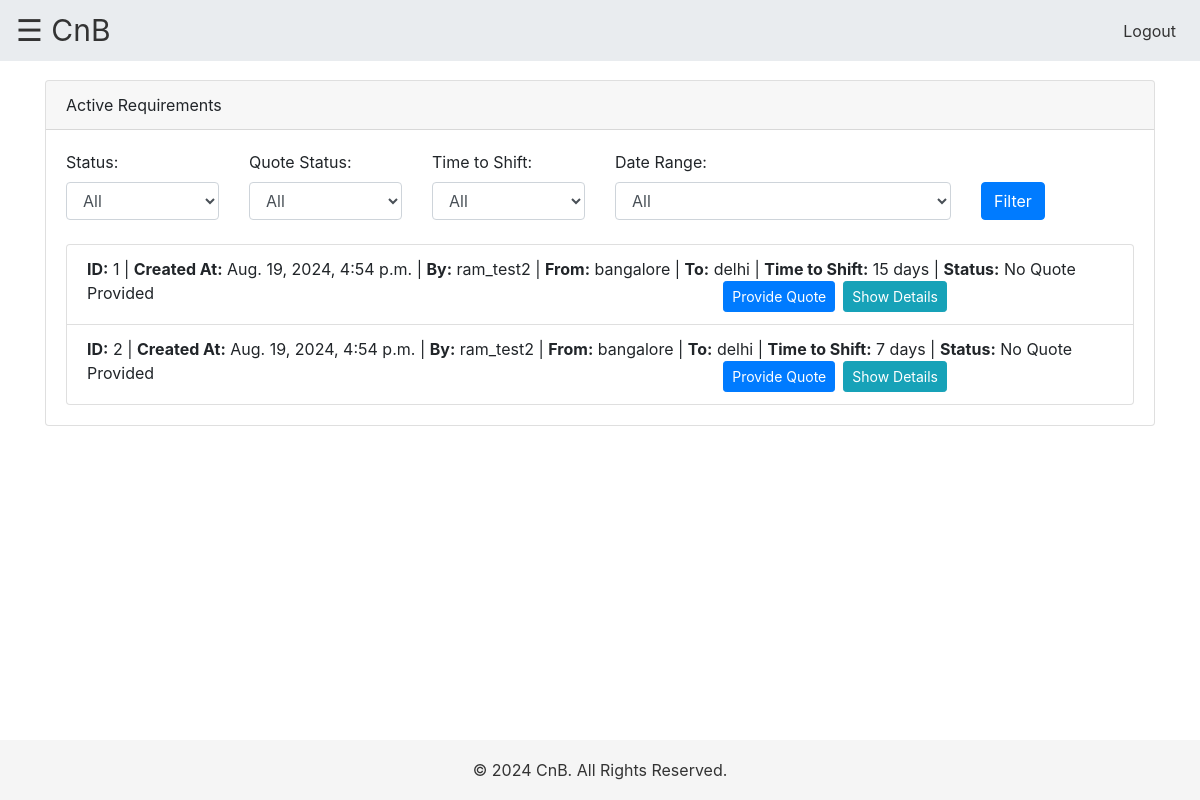
Page /seller_dashboard/ (signed in) on the earlier database version.
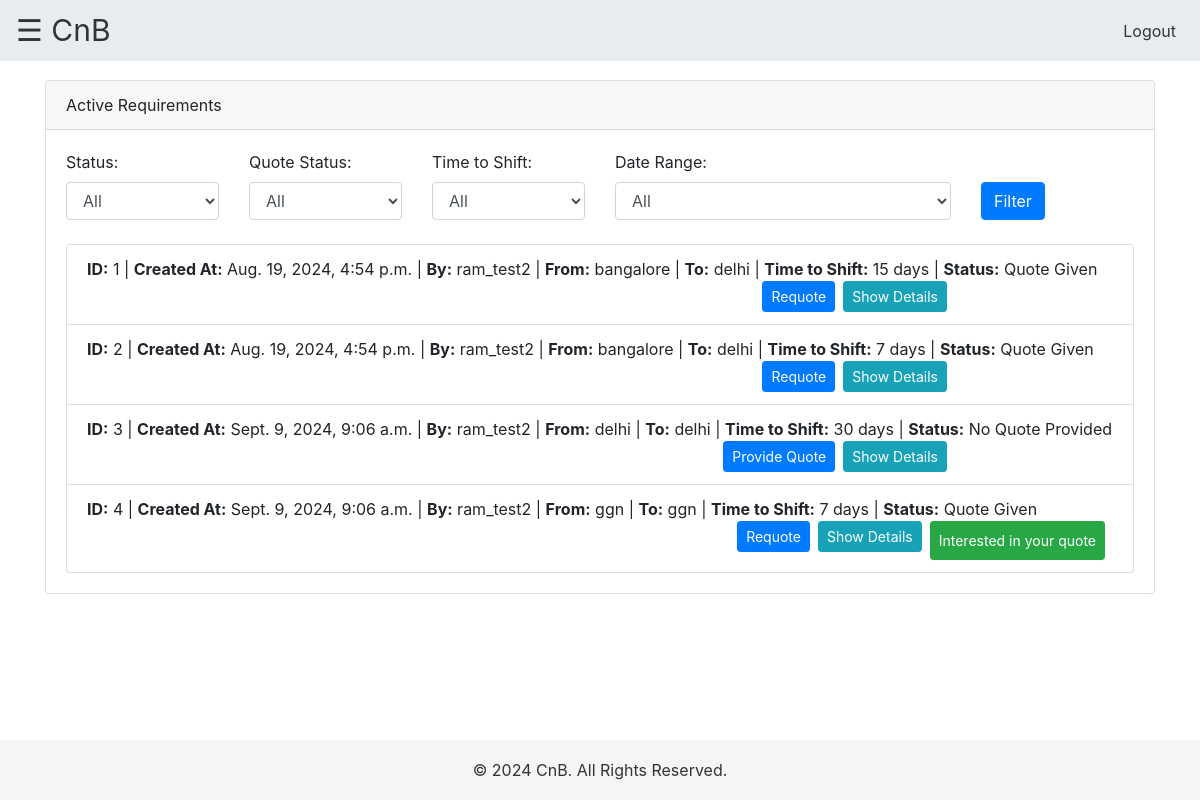
Same page on the later database version.
### myapp/models.py (models this page shows, shortened)
class Product(models.Model):
    buyer = models.ForeignKey(User, on_delete=models.CASCADE)
    from_city = models.CharField(max_length=255)
    to_city = models.CharField(max_length=255)
    shifting_plan = models.CharField(max_length=20, choices=[('7 days', 'In next 7 days'), ('15 days', 'In next 15 days'), ('30 days', 'In next 30 days'), ('30+ days', 'In next 30+ days')])
    item_details = models.TextField()
    call_preference = models.BooleanField(default=False)
    call_time = models.TimeField(blank=True, null=True)
    budget_min = models.DecimalField(max_digits=10, decimal_places=2)
    budget_max = models.DecimalField(max_digits=10, decimal_places=2)
    specific_requirements = models.TextField(blank=True, null=True)
    created_at = models.DateTimeField(auto_now_add=True)
    is_quote_requested = models.BooleanField(default=False)

### myapp/views.py (the view)
# urls.py: path('seller_dashboard/', views.seller_dashboard, name='seller_dashboard'),
def seller_dashboard(request):
    if not hasattr(request.user, 'seller'):
        return redirect('login')
    products = Product.objects.filter(is_quote_requested=True)
    products_with_status = []
    for product in products:
        bids = Bid.objects.filter(product=product)
        seller_bid = bids.filter(seller=request.user.seller).first()
        lowest_bid = bids.aggregate(Min('bid_amount'))['bid_amount__min']
        if seller_bid:
            seller_bid_id = seller_bid.id
            if seller_bid.selected:
                button_status = 'green'
            else:
                button_status = 'orange'
        else:
            seller_bid_id = None
            button_status = 'red'
        products_with_status.append({
            'product': product,
            'seller_bid_id': seller_bid_id,
            'lowest_bid': lowest_bid,
            'button_status': button_status,
            'has_provided_quote': seller_bid is not None
        })
    context = {
        'products_with_status': products_with_status
    }
    return render(request, 'myapp/seller_dashboard.html', context)

### myapp/templates/myapp/seller_dashboard.html (shortened to what this page needs)
{% extends 'myapp/base.html' %}
{% block content %}
<div class="card mt-4">
    <div class="card-header">
        Active Requirements
    </div>
    <div class="card-body">
        <form method="GET" action="{% url 'seller_dashboard' %}" class="mb-4">
            <div class="row">
                <div class="col-md-2">
                    <label for="status">Status:</label>
                    <select name="status" id="status" class="form-control">
                        <option value="all" {% if request.GET.status == 'all' %}selected{% endif %}>All</option>
                    </select>
                </div>
                <div class="col-md-2">
                    <label for="quote_status">Quote Status:</label>
                    <select name="quote_status" id="quote_status" class="form-control">
                        <option value="all" {% if request.GET.quote_status == 'all' %}selected{% endif %}>All</option>
                    </select>
                </div>
                <div class="col-md-2">
                    <label for="time_to_shift">Time to Shift:</label>
                    <select name="time_to_shift" id="time_to_shift" class="form-control">
                        <option value="all" {% if request.GET.time_to_shift == 'all' %}selected{% endif %}>All</option>
                    </select>
                </div>
                <div class="col-md-4">
                    <label for="date_range">Date Range:</label>
                    <select name="date_range" id="date_range" class="form-control">
                        <option value="all" {% if request.GET.date_range == 'all' %}selected{% endif %}>All</option>
                    </select>
                </div>
                <div class="col-md-2 align-self-end">
                    <button type="submit" class="btn btn-primary">Filter</button>
                </div>
            </div>
        </form>
        {% if products_with_status %}
            <ul class="list-group">
                {% for item in products_with_status %}
                    <li class="list-group-item">
                        <strong>ID:</strong> {{ item.product.id }} |
                        <strong>Created At:</strong> {{ item.product.created_at }} |
                        <strong>By:</strong> {{ item.product.buyer.username }} |
                        <strong>From:</strong> {{ item.product.from_city }} |
                        <strong>To:</strong> {{ item.product.to_city }} |
                        <strong>Time to Shift:</strong> {{ item.product.shifting_plan }} |
                        <strong>Status:</strong> {% if item.has_provided_quote %} Quote Given {% else %} No Quote Provided {% endif %}
                        <button class="btn btn-sm
                            {% if item.button_status == 'light-green' %}
                                btn-success
                            {% elif item.button_status == 'amber' %}
                                btn-warning
                            {% elif item.button_status == 'green' %}
                                btn-success
                            {% elif item.button_status == 'light-red' %}
                                btn-danger
                            {% endif %}
                            float-right mr-2"
                            style="min-width: 150px; padding: 8px;"
                            onclick="showInterest({{ item.product.id }}, {{ item.seller_bid_id|default:'null' }})"
                            {% if item.button_status == 'red' %}disabled{% endif %}>
                            {% if item.button_status == 'light-green' %}
                                No one quoted
                            {% elif item.button_status == 'amber' %}
                                Bidding in progress
                            {% elif item.button_status == 'green' %}
                                Interested in your quote
                            {% elif item.button_status == 'light-red' %}
                                Interested in another quote
                            {% endif %}
                        </button>
                        <button class="btn btn-sm btn-info float-right mr-2" onclick="showDetails({{ item.product.id }})">Show Details</button>
                        <button class="btn btn-sm btn-primary float-right mr-2" onclick="provideQuote({{ item.product.id }}, {{ item.seller_bid_id|default:'null' }})">
                            {% if item.has_provided_quote %} Requote {% else %} Provide Quote {% endif %}
                        </button>
                    </li>
                {% endfor %}
            </ul>
        {% else %}
            <p>No active requirements available.</p>
        {% endif %}
    </div>
</div>
{% endblock %}

### myapp/templates/myapp/base.html (shortened to what this page needs)
<!DOCTYPE html>
<html lang="en">
<head>
    <link rel="stylesheet" href="https://maxcdn.bootstrapcdn.com/bootstrap/4.5.2/css/bootstrap.min.css">
</head>
<body>
    <nav class="navbar navbar-expand-lg fixed-top">
        <span id="menu-icon" style="font-size:30px;cursor:pointer" onclick="openNav()">&#9776; CnB</span>
        <div class="collapse navbar-collapse justify-content-end">
            <ul class="navbar-nav">
                {% if user.is_authenticated %}
                    <li class="nav-item">
                        <a class="nav-link" href="{% url 'logout' %}">Logout</a>
                    </li>
                {% endif %}
            </ul>
        </div>
    </nav>
    <div class="container">
        {% block content %}
        {% endblock %}
    </div>
    <footer>
        &copy; 2024 CnB. All Rights Reserved.
    </footer>
</body>
</html>

### myapp/templates/myapp/base.html (style rules this page uses)
body { padding-top: 56px; overflow-x: hidden; }
.navbar { margin-bottom: 20px; background-color: #e9ecef; }
.navbar .nav-link { color: #333; }
footer { position: fixed; bottom: 0; width: 100%; height: 60px; background-color: #f5f5f5; line-height: 60px; text-align: center; color: #333; }
#menu-icon { cursor: pointer; color: #333; }

Differences in the rows shown:
computed for Product "15 days": text "No Quote Provided Provide Quote" → "Quote Given Requote"
computed for Product id 2: text "No Quote Provided Provide Quote" → "Quote Given Requote"
added Product: product.id "3", product.created_at "Sept. 9, 2024, 9:06 a.m.", product.buyer.username "ram_test2", product.from_city "delhi", product.to_city "delhi", product.shifting_plan "30 days", shows "No Quote Provided", shows "Provide Quote"
added Product: product.id "4", product.created_at "Sept. 9, 2024, 9:06 a.m.", product.buyer.username "ram_test2", product.from_city "ggn", product.to_city "ggn", product.shifting_plan "7 days", shows "Quote Given", shows "Interested in your quote", shows "Requote"
